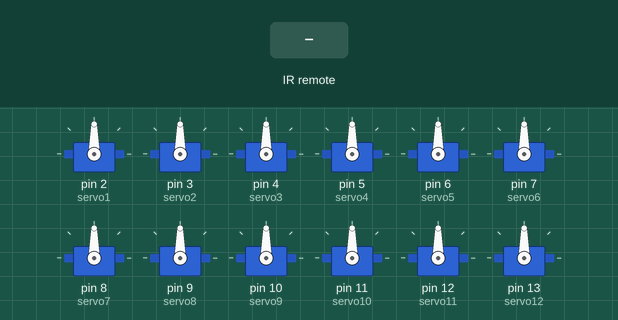
Simulated run of this sketch. Board: Arduino Uno, built with avr-gcc and run on an emulated ATmega328P. On the bench: 12 × servo. Inputs (shaded band) come from the test bench.

Above: at 1.2 s.
1.3 s: infrared code 0xFF6897 received
At 1.7 s:
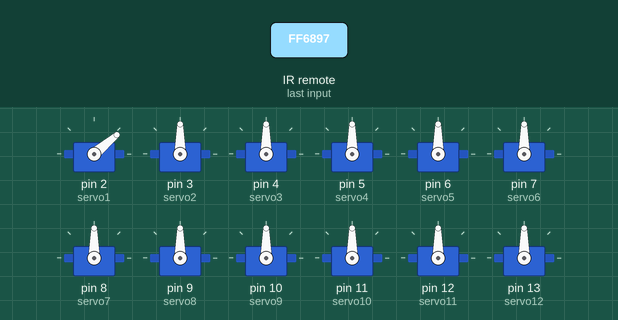
3.3 s: infrared code 0xFF9867 received
At 3.7 s:
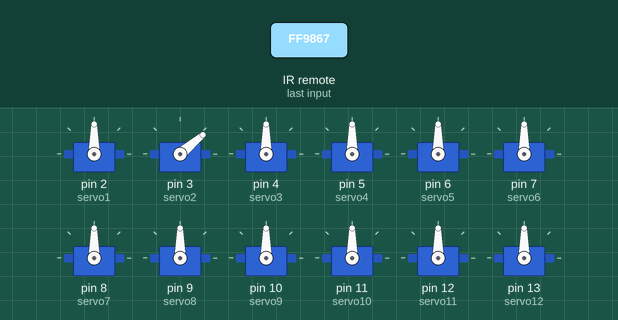
5.3 s: infrared code 0xFFB04F received
At 5.7 s:
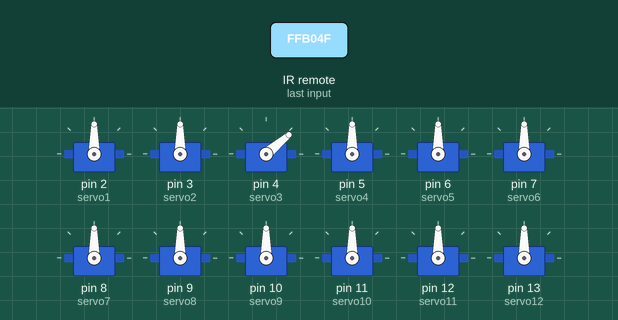
7.3 s: infrared code 0xFF30CF received
At 7.7 s:
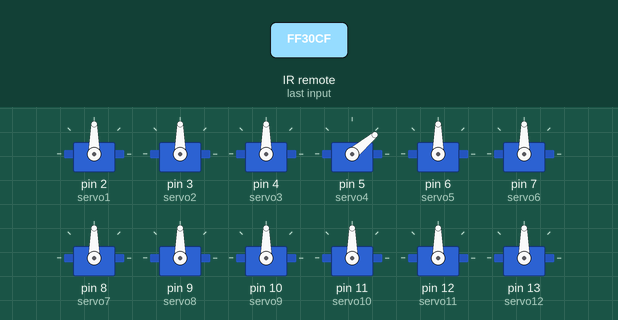
9.3 s: infrared code 0xFF18E7 received
At 9.7 s:
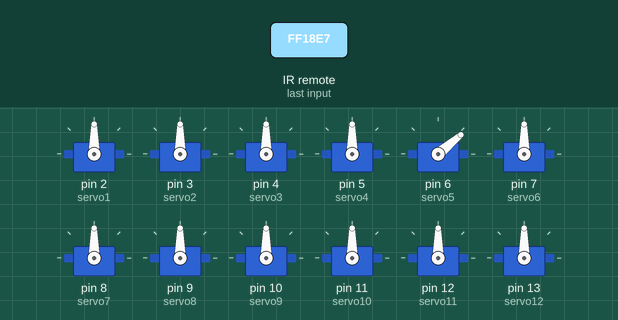
11.3 s: infrared code 0xFF7A85 received
At 11.7 s:
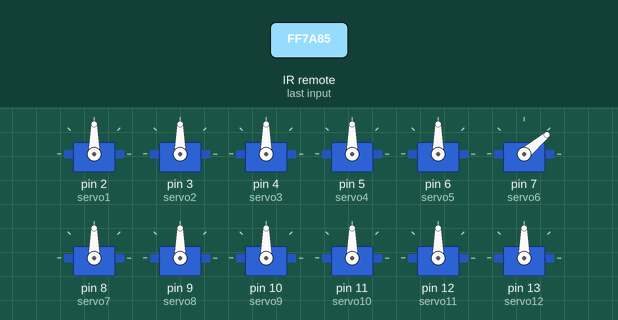
Timing chart, 0 to 14.3 s (numbered marks = the images above; inputs shaded):
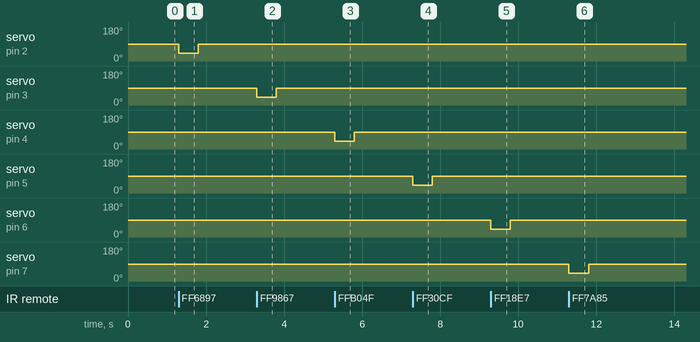

The sketch:

servo_IR_test.ino
```cpp
 // Arduino 12 Servo IR Test sketch
// Mapped as D2 is servo1 is the "1" key on IR remote
// Mapped as D3 is servo2 is the "2" key on IR remote
// Etc.

#include <Servo.h>
#include <IRremote.h>
int RECV_PIN=19;  // used pin 19 for IR input
IRrecv irrecv(RECV_PIN);
decode_results results;

Servo servo1; // Define our Servo's
Servo servo2;
Servo servo3;
Servo servo4;
Servo servo5;
Servo servo6;
Servo servo7;
Servo servo8;
Servo servo9;
Servo servo10;
Servo servo11;
Servo servo12;

void setup(){
   Serial.begin(9600);
   irrecv.enableIRIn();
   servo1.attach(2); // servo on digital pin 2
   servo2.attach(3); // servo on digital pin 3
   servo3.attach(4); // servo on digital pin 4
   servo4.attach(5); // servo on digital pin 5
   servo5.attach(6); // servo on digital pin 6
   servo6.attach(7); // servo on digital pin 7
   servo7.attach(8); // servo on digital pin 8
   servo8.attach(9); // servo on digital pin 9
   servo9.attach(10); // servo on digital pin 10
   servo10.attach(11); // servo on digital pin 11
   servo11.attach(12); // servo on digital pin 12
   servo12.attach(13); // servo on digital pin 13
}

void loop(){
  if(irrecv.decode(&results)){
   if (results.value==16738455) servo1.write(40); //1 Key
   if (results.value==16750695) servo2.write(40); //2 Key
   if (results.value==16756815) servo3.write(40); //3 Key
   if (results.value==16724175) servo4.write(40); //4 Key
   if (results.value==16718055) servo5.write(40); //5 Key
   if (results.value==16743045) servo6.write(40); //6 Key
   if (results.value==16716015) servo7.write(40); //7 Key
   if (results.value==16726215) servo8.write(40); //8 Key
   if (results.value==16734885) servo9.write(40); //9 Key
   if (results.value==16728765) servo10.write(40); //* Key
   if (results.value==16730805) servo11.write(40); //0 Key
   if (results.value==16732845) servo12.write(40); //# Key
   if (results.value==16712445) Serial.println("OK key");
   if (results.value==16736925) Serial.println("forward key");
   if (results.value==16761405) Serial.println("right key");
   if (results.value==16754775) Serial.println("back key");
   if (results.value==16720605) Serial.println("left key");

   delay(500);          // Wait 1 second
   servo1.write(90);
   servo2.write(90);
   servo3.write(90);
   servo4.write(90);
   servo5.write(90);
   servo6.write(90);
   servo7.write(90);
   servo8.write(90);
   servo9.write(90);
   servo10.write(90);
   servo11.write(90);
   servo12.write(90);

   delay(500);          // Wait 1 second
   irrecv.resume(); // Receive the next value
  }
}
```

Measured:
- after the input at 1.3 s, servo on pin 2 (servo1): 90° → 40° at once, → 90° 0.50 s later
- after the input at 3.3 s, servo on pin 3 (servo2): 90° → 40° at once, → 90° 0.50 s later
- after the input at 5.3 s, servo on pin 4 (servo3): 90° → 40° at once, → 90° 0.50 s later
- after the input at 7.3 s, servo on pin 5 (servo4): 90° → 40° at once, → 90° 0.50 s later
- after the input at 9.3 s, servo on pin 6 (servo5): 90° → 40° at once, → 90° 0.50 s later
- after the input at 11.3 s, servo on pin 7 (servo6): 90° → 40° at once, → 90° 0.50 s later
